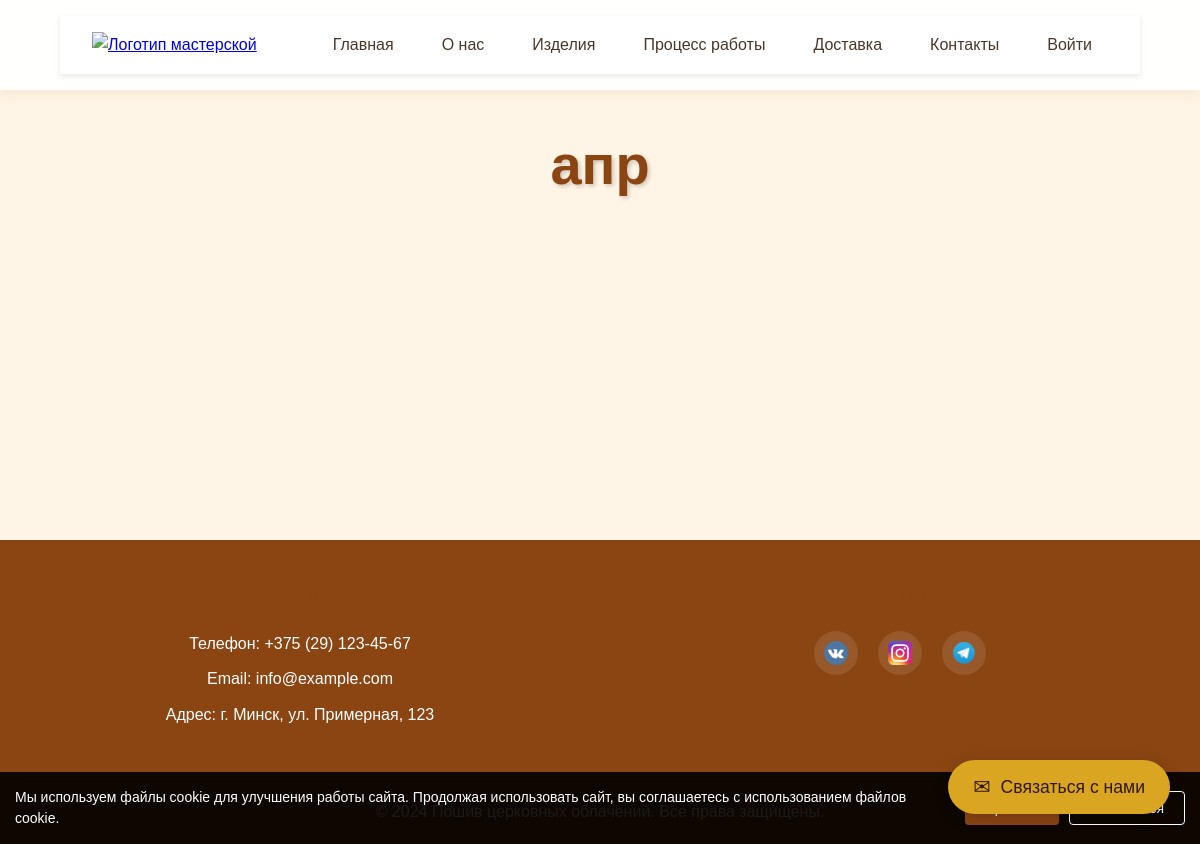
Page /category/2 on the earlier database version.
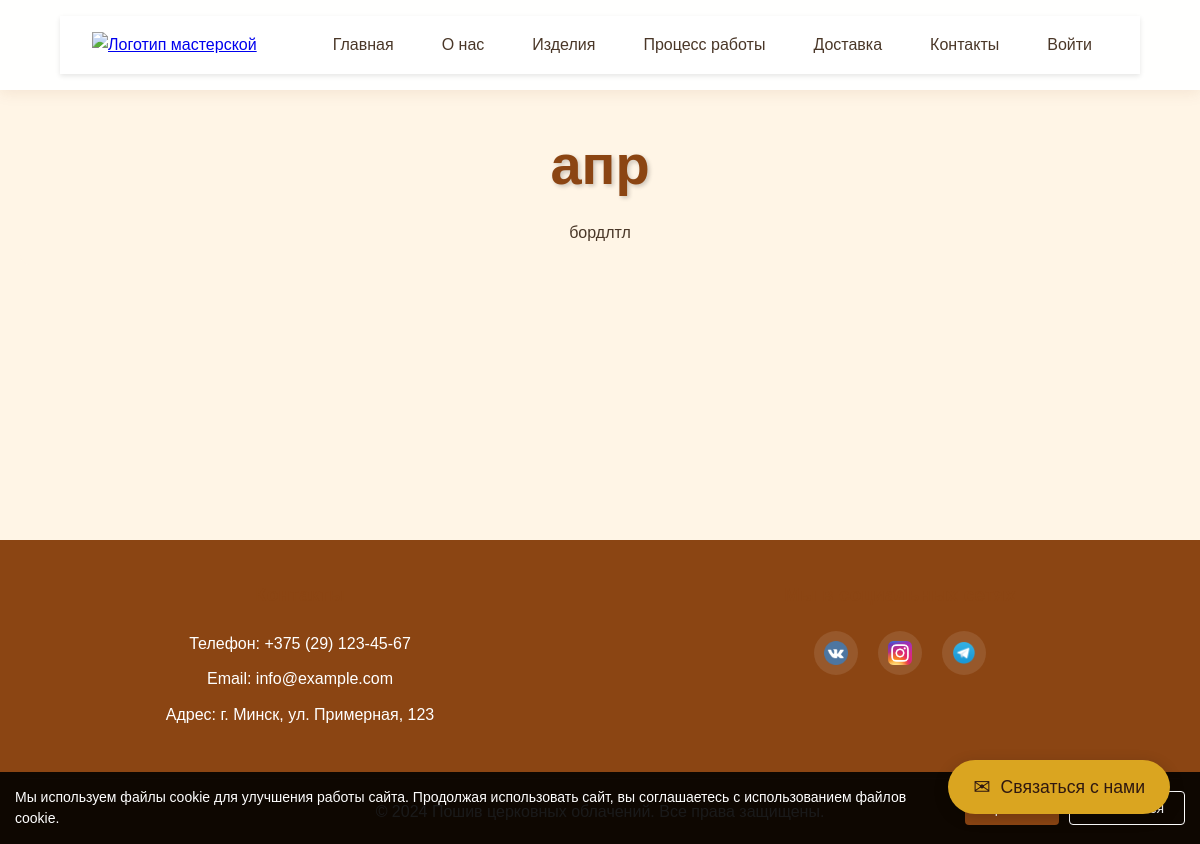
Same page on the later database version.
### app.py (models this page shows)
class Category(db.Model):
    id = db.Column(db.Integer, primary_key=True)
    title = db.Column(db.String(100), nullable=False)
    description = db.Column(db.Text)
    image_path = db.Column(db.String(200))
    created_at = db.Column(db.DateTime, default=datetime.utcnow)
    products = db.relationship('Product', backref='category', lazy=True)

### app.py (the view)
@app.route('/category/<int:id>')
def category_products(id):
    category = Category.query.get_or_404(id)
    products = Product.query.filter_by(category_id=id).order_by(Product.created_at.desc()).all()
    return render_template('category_products.html', category=category, products=products)

### templates/category_products.html (shortened to what this page needs)
{% extends "base.html" %}
{% block content %}
<div class="category-header">
    <h1>{{ category.title }}</h1>
    <p>{{ category.description }}</p>
</div>
<div class="products-grid">
</div>
{% endblock %}

### templates/base.html (shortened to what this page needs)
<!DOCTYPE html>
<html lang="ru">
<head>
    <link rel="stylesheet" href="{{ url_for('static', filename='styles.css') }}">
</head>
<body>
    <header>
        <nav>
            <div class="logo">
                <a href="{{ url_for('index') }}">
                    <img src="{{ url_for('static', filename='logo.png') }}" alt="Логотип мастерской">
                </a>
            </div>
            <div class="nav-right">
                <ul class="menu">
                    <li><a href="{{ url_for('index') }}">Главная</a></li>
                    <li><a href="{{ url_for('index') }}#about">О нас</a></li>
                    <li><a href="{{ url_for('index') }}#products">Изделия</a></li>
                    <li><a href="{{ url_for('index') }}#process">Процесс работы</a></li>
                    <li><a href="{{ url_for('index') }}#delivery">Доставка</a></li>
                    <li><a href="#footer-contacts">Контакты</a></li>
                    {% if current_user.is_authenticated %}
                    <li><a href="{{ url_for('admin_dashboard') }}">Панель управления</a></li>
                    <li><a href="{{ url_for('admin_logout') }}">Выйти</a></li>
                    {% else %}
                    <li><a href="{{ url_for('admin_login') }}">Войти</a></li>
                    {% endif %}
                </ul>
            </div>
        </nav>
    </header>
    <main>
        {% block content %}{% endblock %}
    </main>
    <footer>
        <div class="footer-content">
            <div id="footer-contacts" class="footer-section">
                <h3>Контакты</h3>
                <p>Телефон: +375 (29) 123-45-67</p>
                <p>Email: info@example.com</p>
                <p>Адрес: г. Минск, ул. Примерная, 123</p>
            </div>
            <div class="footer-section">
                <h3>Мы в социальных сетях</h3>
                <div class="social-links">
                    <a href="https://vk.com/your_page" target="_blank" class="social-btn">
                        <img src="{{ url_for('static', filename='vk.png') }}" alt="VK">
                    </a>
                    <a href="https://instagram.com/your_page" target="_blank" class="social-btn">
                        <img src="{{ url_for('static', filename='Instagram.png') }}" alt="Instagram">
                    </a>
                    <a href="https://t.me/your_channel" target="_blank" class="social-btn">
                        <img src="{{ url_for('static', filename='Telegram.png') }}" alt="Telegram">
                    </a>
                </div>
            </div>
        </div>
        <div class="footer-bottom">
            <p>&copy; 2024 Пошив церковных облачений. Все права защищены.</p>
        </div>
    </footer>
    {% include 'cookie_consent.html' %}
    <button class="floating-contact-btn" onclick="openContactModal()">
        <span class="contact-icon">✉</span>
        <span class="contact-text">Связаться с нами</span>
    </button>
</body>
</html>

### templates/cookie_consent.html (shortened to what this page needs)
<div id="cookie-consent" class="cookie-consent">
    <div class="cookie-content">
        <p>Мы используем файлы cookie для улучшения работы сайта. Продолжая использовать сайт, вы соглашаетесь с использованием файлов cookie.</p>
        <div class="cookie-buttons">
            <button onclick="acceptCookies()" class="cookie-btn accept-btn">Принять</button>
            <button onclick="declineCookies()" class="cookie-btn decline-btn">Отказаться</button>
        </div>
    </div>
</div>

### static/styles.css (style rules this page uses)
:root { --color-primary: #8B4513; --color-secondary: #DAA520; --color-accent: #CD853F; --color-light: #FFF5E6; --color-dark: #2F1810; --color-text: #4A3728; --color-border: #D2B48C; }
* { margin: 0; padding: 0; box-sizing: border-box; }
html { scroll-behavior: smooth; }
body { font-family: 'TTCommons', sans-serif; line-height: 1.6; color: var(--color-text); background-color: var(--color-light); }
h1, h2, h3, h4 { font-family: 'TTCommons', sans-serif; margin-bottom: 1.5rem; color: var(--color-primary); }
h1 { font-size: 3.5rem; text-shadow: 2px 2px 4px rgba(0, 0, 0, 0.2); }
header { background: rgba(255, 255, 255, 0.95); box-shadow: 0 2px 15px rgba(139, 69, 19, 0.1); padding: 1rem 5%; position: fixed; width: 100%; top: 0; z-index: 1000; }
nav { display: flex; justify-content: space-between; align-items: center; padding: 1rem 2rem; background: white; box-shadow: 0 2px 5px rgba(0,0,0,0.1); }
.nav-left, .nav-right { display: flex; align-items: center; gap: 1rem; }
.logo img { height: 60px; }
.menu { display: flex; list-style: none; margin: 0; padding: 0; gap: 1rem; }
.menu a { text-decoration: none; color: var(--color-text); padding: 0.5rem 1rem; border-radius: 4px; transition: background-color 0.3s; }
.products-grid { display: grid; grid-template-columns: repeat(2, 1fr); gap: 2.5rem; padding: 2rem; }
footer { background: var(--color-dark); color: var(--color-light); padding: 3rem 5%; margin-top: 4rem; }
.footer-content { max-width: 1200px; margin: 0 auto; display: flex; justify-content: space-between; flex-wrap: wrap; gap: 2rem; }

### templates/category_products.html (style rules this page uses)
.category-header { text-align: center; margin-bottom: 40px; padding: 20px; background: var(--color-light); border-radius: 10px; }
.category-header h1 { color: var(--color-primary); margin-bottom: 10px; }
.products-grid { display: grid; grid-template-columns: repeat(auto-fill, minmax(300px, 1fr)); gap: 30px; padding: 20px; }

### templates/cookie_consent.html (style rules this page uses)
.cookie-consent { position: fixed; bottom: 0; left: 0; right: 0; background: rgba(0, 0, 0, 0.9); color: white; padding: 15px; z-index: 1000; display: none; }
.cookie-content { max-width: 1200px; margin: 0 auto; display: flex; justify-content: space-between; align-items: center; gap: 20px; }
.cookie-content p { margin: 0; font-size: 14px; line-height: 1.5; }
.cookie-buttons { display: flex; gap: 10px; }
.cookie-btn { padding: 8px 20px; border: none; border-radius: 4px; cursor: pointer; font-size: 14px; white-space: nowrap; transition: all 0.3s ease; }
.accept-btn { background: var(--color-primary); color: white; }
.decline-btn { background: transparent; color: white; border: 1px solid white; }

Differences in the rows shown:
changed Category "апр": description (not shown) → "бордлтл"
